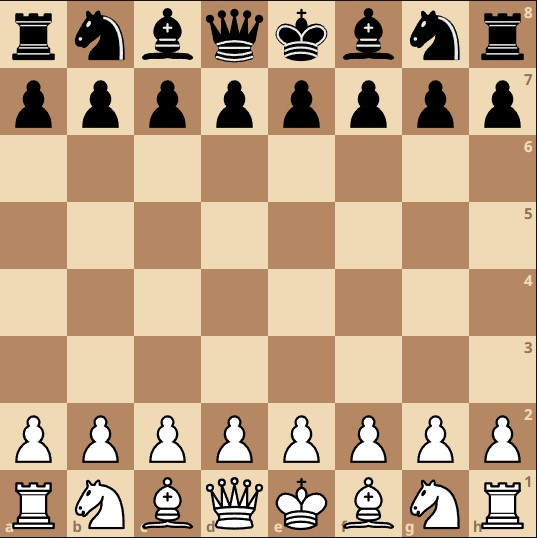
#> input picture Pictures/tablero2.jpg, 537 x 538 px, found by its file name
$ python detectar2.py
#> lines starting #> are read from the running program, lines starting #| are printed output that depends on the picture; after the words box and inside, x2 and y2 are one past the last pixel; in counts of white or black regions, pixels touching at a corner belong together
import cv2
import numpy as np

# Cargar la imagen
imagen = cv2.imread('C:\\Users\\sergi\\Desktop\\ProyectoChess\\Pictures\\tablero2.jpg')
#> imagen is the input picture: shape (538, 537, 3); mean B, G, R 132.3, 163.2, 192

grises = cv2.cvtColor(imagen, cv2.COLOR_BGR2GRAY)
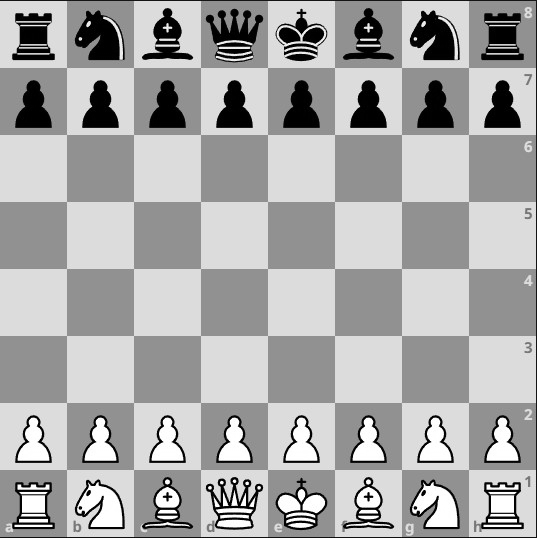
#> grises: shape (538, 537); min 0, max 255, mean 168.3

# Aplicar detección de bordes con Canny
bordes = cv2.Canny(imagen, 100, 200)
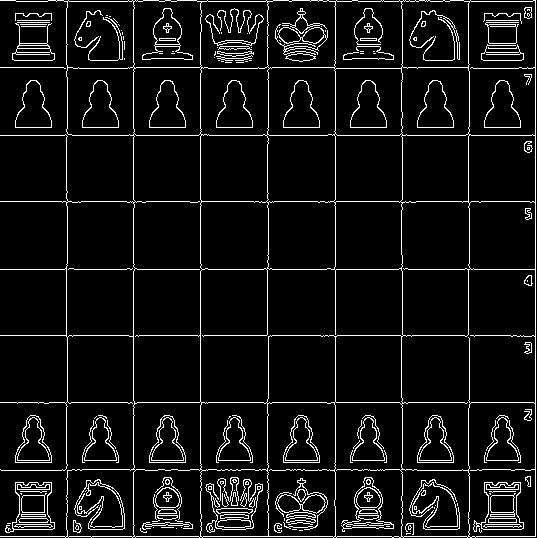
#> bordes: shape (538, 537); 7.2% white in thin lines or dots

# Aplicar la Transformada de Hough para detección de líneas
lineas = cv2.HoughLinesP(bordes, 1, np.pi/180, threshold=100, minLineLength=100, maxLineGap=10)
#> lineas = 15 rows, first 6: [335, 536, 335, 1], [133, 536, 133, 1], [535, 536, 535, 0], [0, 335, 533, 335], [0, 269, 534, 269], [0, 536, 534, 536]

# Seleccionar las líneas con tamaño similar(debido a que como es un cuadrado tiene que tener esquinas similares)
if lineas is not None:
    lineas_seleccionadas = []
    for i in range(len(lineas)):
        x1, y1, x2, y2 = lineas[i][0]
        longitud1 = np.sqrt((x2 - x1)**2 + (y2 - y1)**2)
        for j in range(i+1, len(lineas)):
            x3, y3, x4, y4 = lineas[j][0]
            longitud2 = np.sqrt((x4 - x3)**2 + (y4 - y3)**2)

            # Comparar las longitudes de las líneas
            diferencia = np.abs(longitud1 - longitud2)
            umbral = 1  # Establecer el umbral de diferencia de longitud

            if diferencia < umbral:
                lineas_seleccionadas.append(lineas[i])
                lineas_seleccionadas.append(lineas[j])
#> this loop made 15 passes
#> (x1, y1, x2, y2, longitud1) on passes 1 to 12: (335, 536, 335, 1, 535), (133, 536, 133, 1, 535), (535, 536, 535, 0, 536), (0, 335, 533, 335, 533), (0, 269, 534, 269, 534), (0, 536, 534, 536, 534), (0, 201, 533, 201, 533), (0, 135, 534, 135, 534), (200, 535, 200, 1, 534), (0, 402, 533, 402, 533), (16, 1, 142, 1, 126), (402, 525, 402, 398, 127)
#> after the loop, lineas_seleccionadas = 20 items, first 6: [[335, 536, 335, 1]], [[133, 536, 133, 1]], [[0, 335, 533, 335]], [[0, 201, 533, 201]], [[0, 335, 533, 335]], [[0, 402, 533, 402]]

    # Dibujar las líneas seleccionadas en la imagen original
    for linea in lineas_seleccionadas:
        x1, y1, x2, y2 = linea[0]
        cv2.line(imagen, (x1, y1), (x2, y2), (0, 0, 255), 2)
#> this loop made 20 passes
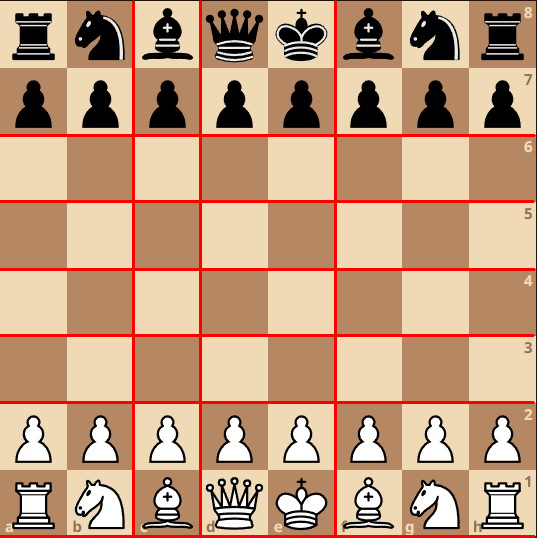
#> imagen: shape (538, 537, 3); 4.95% of pixels changed, all inside (x1, y1, x2, y2) = (0, 0, 536, 538)

    # Obtengo las coordenadas de las líneas resultantes
    coordenadas_x = [x for linea in lineas_seleccionadas for x, _, _, _ in linea]
#> coordenadas_x = [335, 133, 0, 0, 0, 0, 0, 0, 0, 0, 0, 200, 0, 0, 0, 200, 0, 0, 0, 200]
    coordenadas_y = [y for linea in lineas_seleccionadas for _, y, _, _ in linea]
#> coordenadas_y = [536, 536, 335, 201, 335, 402, 269, 536, 269, 135, 269, 535, 536, 135, 536, 535, 201, 402, 135, 535]
    min_x = min(coordenadas_x)
#> min_x = 0
    max_x = max(coordenadas_x)
#> max_x = 335
    min_y = min(coordenadas_y)
#> min_y = 135
    max_y = max(coordenadas_y)
#> max_y = 536

    # Recorto la región que me interesa de la imagen original, según las coordenadas de esas líneas
    imagen_recortada = imagen[min_y:max_y, min_x:max_x]
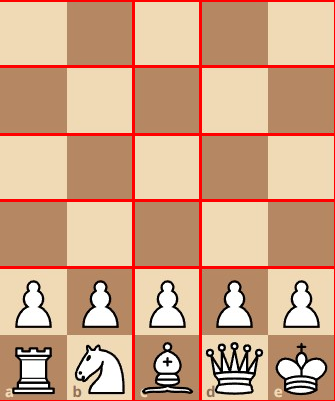
#> imagen_recortada: shape (401, 335, 3); mean B, G, R 133.5, 164.3, 207.6

    # Mostrar la imagen recortada resultante
    cv2.imshow('Imagen recortada', imagen_recortada)
    cv2.waitKey(0)
    cv2.destroyAllWindows()

$ run again, with Pictures/tablero3.jpg copied over Pictures/tablero2.jpg
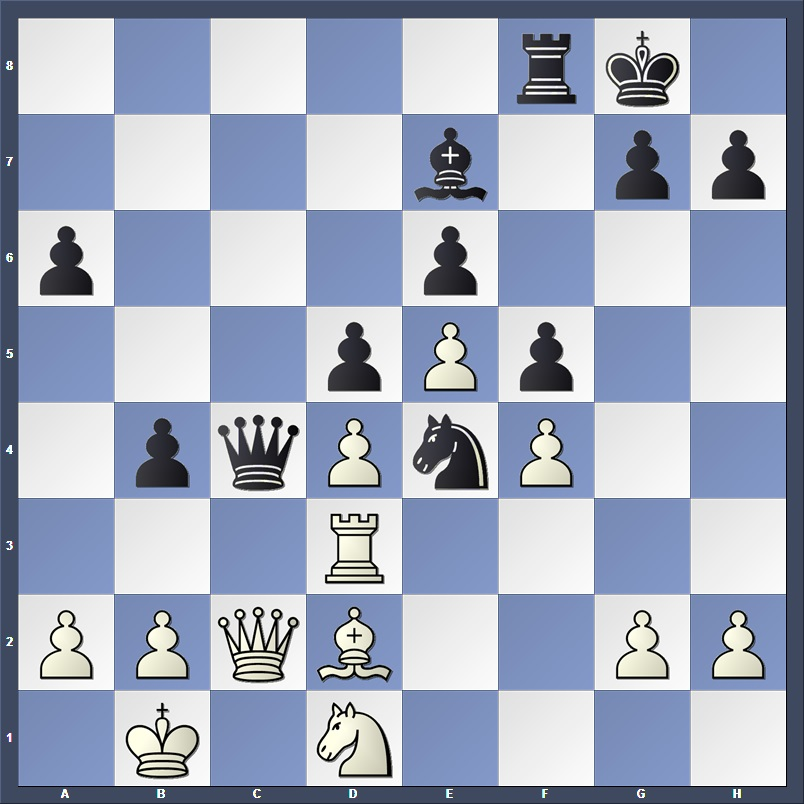
#> input picture Pictures/tablero3.jpg, 804 x 804 px, found by its file name
#> imagen is the input picture: shape (804, 804, 3); mean B, G, R 191, 170.8, 161.7
#> `bordes = cv2.Canny(imagen, 100, 200)`:
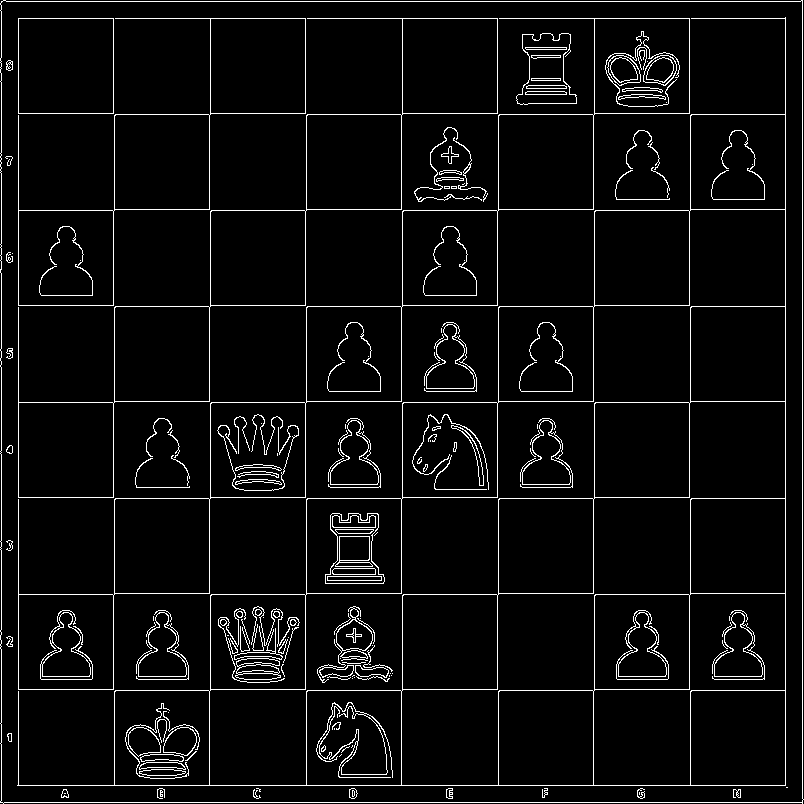
#> bordes: shape (804, 804); 4.8% white in thin lines or dots
#> lineas = [[802, 803, 802, 0], [17, 785, 785, 785], [18, 18, 785, 18], [1, 1, 800, 1], [0, 802, 801, 802], [1, 800, 1, 2], [785, 784, 785, 17], [18, 784, 18, 19]]
#> the loop `for i in range(len(lineas)):` made 8 passes
#> (x1, y1, x2, y2, longitud1) on passes 1 to 8: (802, 803, 802, 0, 803), (17, 785, 785, 785, 768), (18, 18, 785, 18, 767), (1, 1, 800, 1, 799), (0, 802, 801, 802, 801), (1, 800, 1, 2, 798), (785, 784, 785, 17, 767), (18, 784, 18, 19, 765)
#> after the loop `for i in range(len(lineas)):`: lineas_seleccionadas = [[[18, 18, 785, 18]], [[785, 784, 785, 17]]]
#> the loop `for linea in lineas_seleccionadas:` made 2 passes
#> coordenadas_x = [18, 785]
#> coordenadas_y = [18, 784]
#> min_x = 18
#> max_x = 785
#> min_y = 18
#> max_y = 784
#> `imagen_recortada = imagen[min_y:max_y, min_x:max_x]`:
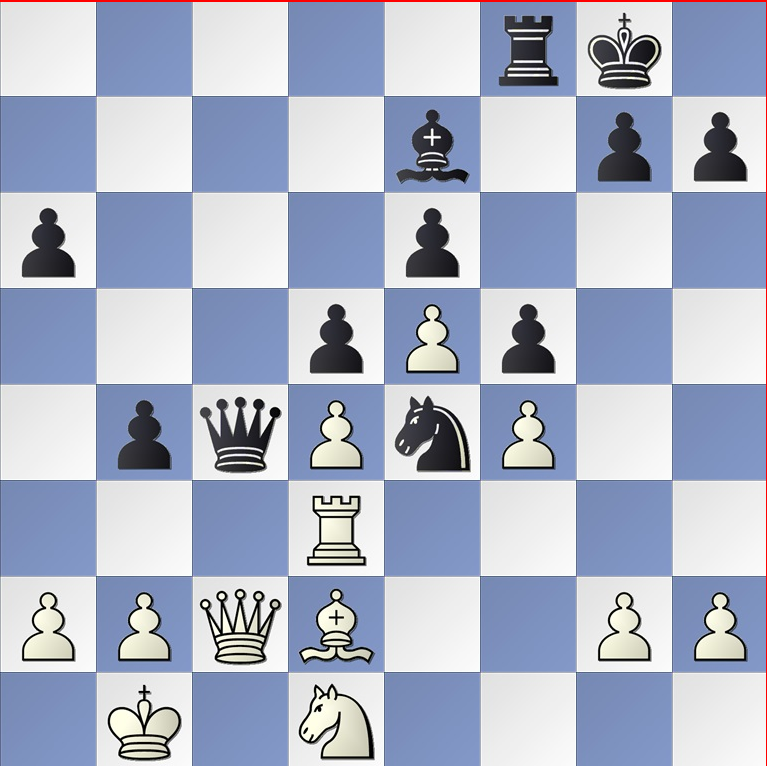
#> imagen_recortada: shape (766, 767, 3); mean B, G, R 199.5, 179.5, 171.5
